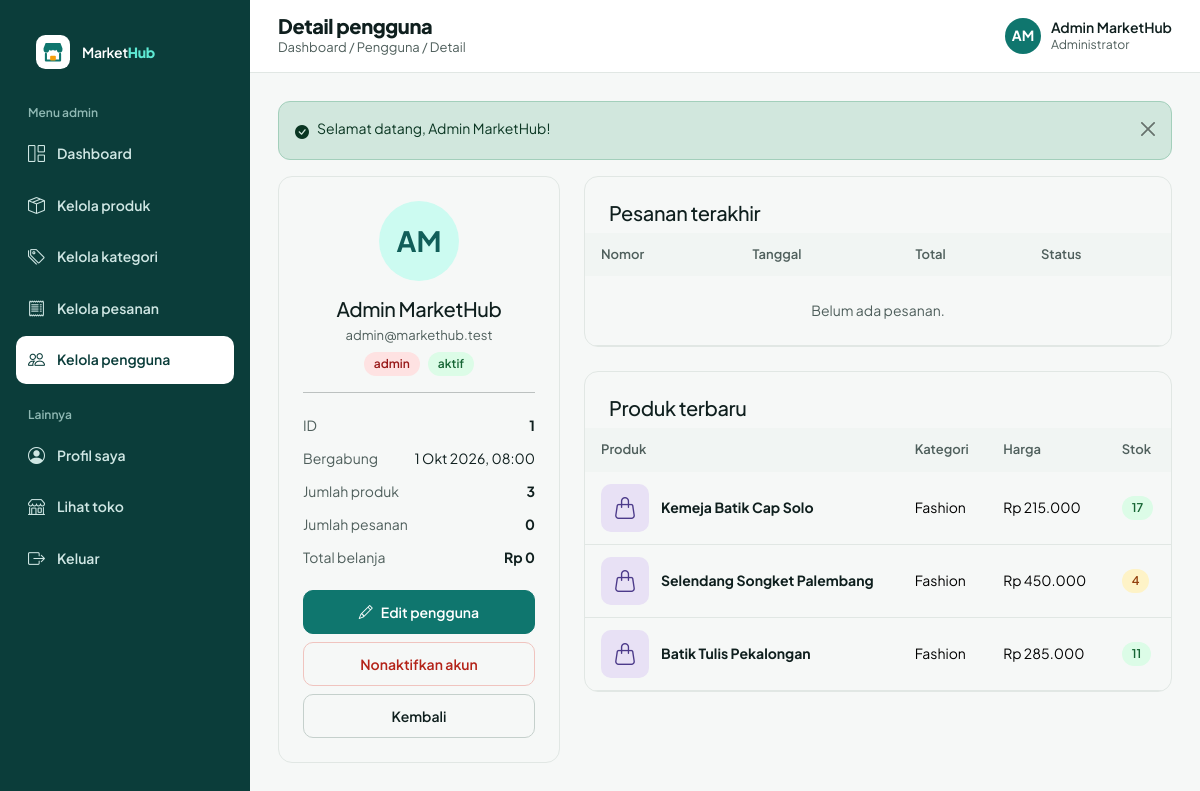
The page /admin/users/detail.php?id=2 (signed in) on the database its author committed.
### tables this page shows
CREATE TABLE users (
  id         INT UNSIGNED NOT NULL AUTO_INCREMENT,
  nama       VARCHAR(100) NOT NULL,
  email      VARCHAR(150) NOT NULL,
  password   VARCHAR(255) NOT NULL,
  role       ENUM('admin','penjual','pembeli') NOT NULL DEFAULT 'pembeli',
  status     ENUM('aktif','nonaktif') NOT NULL DEFAULT 'aktif',  
  created_at TIMESTAMP NOT NULL DEFAULT CURRENT_TIMESTAMP,
  PRIMARY KEY (id),
  UNIQUE KEY uq_users_email (email)
);

CREATE TABLE produk (
  id          INT UNSIGNED NOT NULL AUTO_INCREMENT,
  kategori_id INT UNSIGNED NOT NULL,
  penjual_id  INT UNSIGNED NOT NULL,
  nama_produk VARCHAR(150) NOT NULL,
  deskripsi   TEXT NOT NULL,
  harga       DECIMAL(12,0) NOT NULL,
  stok        INT NOT NULL DEFAULT 0,
  gambar      VARCHAR(255) DEFAULT NULL,
  created_at  TIMESTAMP NOT NULL DEFAULT CURRENT_TIMESTAMP,
  updated_at  TIMESTAMP NOT NULL DEFAULT CURRENT_TIMESTAMP ON UPDATE CURRENT_TIMESTAMP,
  PRIMARY KEY (id),
  KEY idx_produk_kategori (kategori_id),
  KEY idx_produk_penjual (penjual_id),
  CONSTRAINT fk_produk_kategori FOREIGN KEY (kategori_id) REFERENCES kategori (id) ON DELETE RESTRICT ON UPDATE CASCADE,
  CONSTRAINT fk_produk_penjual  FOREIGN KEY (penjual_id)  REFERENCES users (id)    ON DELETE RESTRICT ON UPDATE CASCADE,
  CONSTRAINT chk_produk_stok  CHECK (stok >= 0),
  CONSTRAINT chk_produk_harga CHECK (harga >= 0)
);

CREATE TABLE kategori (
  id            INT UNSIGNED NOT NULL AUTO_INCREMENT,
  nama_kategori VARCHAR(100) NOT NULL,
  slug          VARCHAR(120) NOT NULL,
  PRIMARY KEY (id),
  UNIQUE KEY uq_kategori_slug (slug)
);

### auth/session.php (called while the page is built, shortened)
<?php
function current_user()
{
    static $user = false;
    if ($user !== false) {
        return $user;
    }
    $user = null;
    if (!empty($_SESSION['uid'])) {
        $row = db_row('SELECT id, nama, email, role, status, created_at FROM users WHERE id = ?', [(int) $_SESSION['uid']]);
        if ($row && $row['status'] === 'aktif') {
            $row['id'] = (int) $row['id'];
            $user = $row;
        } else {
            unset($_SESSION['uid']);
        }
    }
    return $user;
}

### auth/check-role.php (called while the page is built, shortened)
<?php
function require_login()
{
    $user = current_user();
    if ($user) {
        return $user;
    }
}
function require_role($roles = null)
{
    $user = require_login();
    return $user;
}

### includes/auth-check.php (called while the page is built)
<?php
$authUser = require_role($requiredRoles ?? null);

### admin/users/detail.php (the view, shortened to what this page needs)
<?php
$requiredRoles = ['admin'];
require __DIR__ . '/../../includes/auth-check.php';
$id = (int) get('id');
$jmlProduk = (int) db_val('SELECT COUNT(*) FROM produk WHERE penjual_id = ?', [$id]);
$jmlPesanan = (int) db_val('SELECT COUNT(*) FROM pesanan WHERE user_id = ?', [$id]);
$belanja = (int) db_val("SELECT COALESCE(SUM(total_harga), 0) FROM pesanan WHERE user_id = ? AND status_pesanan <> 'dibatalkan'", [$id]);
$pesanan = db_all('SELECT * FROM pesanan WHERE user_id = ? ORDER BY tanggal_pesanan DESC, id DESC LIMIT 5', [$id]);
$produk = db_all('SELECT p.*, k.nama_kategori FROM produk p JOIN kategori k ON k.id = p.kategori_id WHERE p.penjual_id = ? ORDER BY p.id DESC LIMIT 5', [$id]);
$self = $id === $authUser['id'];
$topTitle = 'Detail pengguna';
$topCrumb = 'Dashboard / Pengguna / Detail';
require __DIR__ . '/../../includes/header.php';
?>
<div class="row g-4">
  <div class="col-lg-4">
    <div class="card card-pad text-center">
      <span class="mh-av mx-auto" style="width:80px;height:80px;font-size:28px"><?= e(initials($u['nama'])) ?></span>
      <h2 class="h5 mt-3 mb-1"><?= e($u['nama']) ?></h2>
      <div class="text-muted small"><?= e($u['email']) ?></div>
      <div class="mt-2 d-flex gap-2 justify-content-center"><span class="st st-<?= e($u['role']) ?>"><?= e($u['role']) ?></span><span class="st st-<?= e($u['status']) ?>"><?= e($u['status']) ?></span></div>
      <hr>
      <div class="mh-sum"><span class="text-muted">ID</span><b><?= (int) $u['id'] ?></b></div>
      <div class="mh-sum"><span class="text-muted">Bergabung</span><span><?= e(tgl($u['created_at'], true)) ?></span></div>
      <?php if ($u['role'] === 'penjual' || $u['role'] === 'admin'): ?><div class="mh-sum"><span class="text-muted">Jumlah produk</span><b><?= $jmlProduk ?></b></div><?php endif; ?>
      <div class="mh-sum"><span class="text-muted">Jumlah pesanan</span><b><?= $jmlPesanan ?></b></div>
      <div class="mh-sum"><span class="text-muted">Total belanja</span><b><?= rupiah($belanja) ?></b></div>
      <div class="d-grid gap-2 mt-3">
        <a class="btn btn-primary" href="<?= e(url('admin/users/edit.php?id=' . $id)) ?>"><i class="bi bi-pencil"></i>Edit pengguna</a>
        <?php if (!$self): ?>
        <form method="post" action="<?= e(url('admin/users/status.php')) ?>" data-confirm="Ubah status akun ini?">
          <button class="btn <?= $u['status'] === 'aktif' ? 'btn-outline-danger' : 'btn-outline-primary' ?> w-100" type="submit"><?= $u['status'] === 'aktif' ? 'Nonaktifkan akun' : 'Aktifkan akun' ?></button>
        </form>
        <?php endif; ?>
        <a class="btn btn-outline-secondary" href="<?= e(url('admin/users/index.php')) ?>">Kembali</a>
      </div>
    </div>
  </div>
  <div class="col-lg-8">
    <div class="card overflow-hidden">
      <div class="px-4 pt-4 pb-2"><h2 class="h5 mb-0">Pesanan terakhir</h2></div>
      <div class="table-responsive"><table class="table mh-table">
        <thead><tr><th>Nomor</th><th>Tanggal</th><th>Total</th><th>Status</th></tr></thead><tbody>
        <?php if (!$pesanan): ?><tr><td colspan="4" class="text-center text-muted py-4">Belum ada pesanan.</td></tr><?php endif; ?>
      </tbody></table></div>
    </div>
    <?php if ($produk): ?>
    <div class="card overflow-hidden mt-4">
      <div class="px-4 pt-4 pb-2"><h2 class="h5 mb-0">Produk terbaru</h2></div>
      <div class="table-responsive"><table class="table mh-table">
        <thead><tr><th>Produk</th><th>Kategori</th><th>Harga</th><th>Stok</th></tr></thead><tbody>
        <?php foreach ($produk as $p): ?><tr><td><div class="thumb-box"><?= produk_img($p, 'img-thumb') ?><a class="fw-bold text-body" href="<?= e(url('admin/produk/detail.php?id=' . (int) $p['id'])) ?>"><?= e($p['nama_produk']) ?></a></div></td><td><?= e($p['nama_kategori']) ?></td><td><?= rupiah($p['harga']) ?></td><td><?= stok_badge($p['stok']) ?></td></tr><?php endforeach; ?>
      </tbody></table></div>
    </div>
    <?php endif; ?>
  </div>
</div>
<?php require __DIR__ . '/../../includes/footer.php'; ?>

### includes/functions.php (shortened to what this page needs)
<?php
function db_stmt($sql, array $params = [])
{
    global $conn;
    $st = $conn->prepare($sql);
    if ($params) {
        $types = '';
        foreach ($params as $p) {
            $types .= is_int($p) ? 'i' : (is_float($p) ? 'd' : 's');
        }
        $st->bind_param($types, ...$params);
    }
    $st->execute();
    return $st;
}
function db_all($sql, array $params = [])
{
    $st = db_stmt($sql, $params);
    $rows = $st->get_result()->fetch_all(MYSQLI_ASSOC);
    return $rows;
}
function db_row($sql, array $params = [])
{
    $rows = db_all($sql, $params);
    return $rows[0] ?? null;
}
function db_val($sql, array $params = [])
{
    $row = db_row($sql, $params);
    return $row ? reset($row) : null;
}
function e($v)
{
    return htmlspecialchars((string) $v, ENT_QUOTES, 'UTF-8');
}
function url($path = '')
{
    return BASE_URL . '/' . ltrim($path, '/');
}
function get($key, $default = '')
{
    $v = $_GET[$key] ?? $default;
    return is_string($v) ? trim($v) : $default;
}
function rupiah($n)
{
    return 'Rp ' . number_format((float) $n, 0, ',', '.');
}
function tgl($d, $withTime = false)
{
    $bln = ['', 'Jan', 'Feb', 'Mar', 'Apr', 'Mei', 'Jun', 'Jul', 'Agu', 'Sep', 'Okt', 'Nov', 'Des'];
    $t = strtotime($d);
    return date('j', $t) . ' ' . $bln[(int) date('n', $t)] . ' ' . date('Y', $t) . ($withTime ? ', ' . date('H:i', $t) : '');
}
function role_label($r)
{
    return ['admin' => 'Administrator', 'penjual' => 'Penjual', 'pembeli' => 'Pembeli'][$r] ?? $r;
}
function initials($name)
{
    $parts = preg_split('/\s+/', trim((string) $name));
    $i = strtoupper(substr($parts[0] ?? '', 0, 1) . substr($parts[1] ?? '', 0, 1));
    return $i !== '' ? $i : 'U';
}
function logo_svg($size = 36, $inverse = false)
{
    $bg = $inverse ? '#FFFFFF' : '#0F766E';
    $fg = $inverse ? '#0F766E' : '#FFFFFF';
    return '<svg width="' . $size . '" height="' . $size . '" viewBox="0 0 36 36" aria-hidden="true"><rect width="36" height="36" rx="10" fill="' . $bg . '"/>'
        . '<path d="M8 14l2.2-5.5h15.6L28 14v1.5a3 3 0 01-6 0 3 3 0 01-4 0 3 3 0 01-4 0 3 3 0 01-6 0z" fill="' . $fg . '"/>'
        . '<path d="M10.5 20v7h15v-7" stroke="' . $fg . '" stroke-width="2.2" fill="none" stroke-linecap="round" stroke-linejoin="round"/>'
        . '<rect x="15" y="22" width="6" height="5" rx="1" fill="#F59E0B"/></svg>';
}
function kategori_style($kategoriId)
{
    $set = [
        ['#E8E1F5', '#4C3A8A', 'bi-handbag'],
        ['#FBE9C8', '#7A4A06', 'bi-cup-hot'],
        ['#D9F2EE', '#115E59', 'bi-basket2'],
        ['#FADBD2', '#8A2F17', 'bi-house-heart'],
        ['#DDEBD0', '#2F5A14', 'bi-flower1'],
        ['#E2E8F0', '#334155', 'bi-gem'],
    ];
    return $set[(((int) $kategoriId) - 1 + count($set) * 10) % count($set)];
}
function produk_img(array $p, $cls = 'img-card')
{
    [$bg, $fg, $icon] = kategori_style($p['kategori_id'] ?? 0);
    $file = $p['gambar'] ?? '';
    if ($file && is_file(UPLOAD_DIR . '/' . basename($file))) {
        $inner = '<img src="' . e(url('uploads/produk/' . basename($file))) . '" alt="' . e($p['nama_produk'] ?? 'Produk') . '" loading="lazy">';
    } else {
        $inner = '<i class="bi ' . $icon . '" aria-hidden="true"></i>';
    }
    return '<span class="mh-img ' . $cls . '" style="background:' . $bg . ';color:' . $fg . '">' . $inner . '</span>';
}
function stok_badge($stok)
{
    $stok = (int) $stok;
    $cls = $stok <= 0 ? 'st-dibatalkan' : ($stok <= 5 ? 'st-pending' : 'st-selesai');
    return '<span class="st ' . $cls . '">' . ($stok <= 0 ? 'Habis' : $stok) . '</span>';
}

### includes/topbar.php (shortened to what this page needs)
<?php
$u = current_user();
?>
<div class="mh-tb">
  <div>
    <h1 class="mh-tb-title"><?= e($topTitle ?? 'Dashboard') ?></h1>
    <div class="mh-tb-crumb"><?= e($topCrumb ?? tanggal_panjang()) ?></div>
  </div>
  <div class="ms-auto d-flex align-items-center gap-3">
    <span class="mh-me"><span class="mh-av mh-av-dark"><?= e(initials($u['nama'])) ?></span>
      <span class="d-none d-sm-block lh-sm"><?= e($u['nama']) ?><small class="d-block text-muted fw-normal"><?= e(role_label($u['role'])) ?></small></span></span>
  </div>
</div>

### assets/css/style.css (style rules this page uses)
:root { --mh-p:#0F766E;--mh-pd:#115E59;--mh-pl:#CCFBF1;--mh-px:#F0FDFA;--mh-a:#F59E0B;--mh-dark:#0B3D3A; --mh-ink:#0F1F1E;--mh-mut:#4F5F5C;--mh-line:#E1E7E4;--mh-bg:#F6F8F7; --bs-primary:#0F766E;--bs-primary-rgb:15,118,110; --bs-link-color:#0F766E;--bs-link-color-rgb:15,118,110;--bs-link-hover-color:#115E59;--bs-link-hover-color-rgb:17,94,89; --bs-body-font-family:'Plus Jakarta Sans',system-ui,-apple-system,'Segoe UI',sans-serif; --bs-body-color:#0F1F1E;--bs-body-color-rgb:15,31,30;--bs-body-bg:#F6F8F7;--bs-body-font-size:.9375rem; --bs-border-color:#E1E7E4;--bs-border-radius:.625rem;--bs-secondary-color:#4F5F5C; }
body { font-family:var(--bs-body-font-family);line-height:1.5;-webkit-font-smoothing:antialiased }
h1,h2,h3,h4,h5 { font-weight:800;letter-spacing:-.02em }
a { text-decoration:none }
.text-muted,.mut { color:var(--mh-mut)!important }
.btn { --bs-btn-border-radius:10px;display:inline-flex;align-items:center;justify-content:center;gap:.5rem;min-height:44px;padding:0 1.25rem;font-weight:600;font-size:14px;white-space:nowrap }
.btn-primary { --bs-btn-bg:#0F766E;--bs-btn-border-color:#0F766E;--bs-btn-hover-bg:#115E59;--bs-btn-hover-border-color:#115E59;--bs-btn-active-bg:#0B3D3A;--bs-btn-active-border-color:#0B3D3A;--bs-btn-disabled-bg:#0F766E;--bs-btn-disabled-border-color:#0F766E }
.btn-outline-secondary { --bs-btn-color:#0F1F1E;--bs-btn-border-color:#C5D0CC;--bs-btn-hover-bg:#F1F5F3;--bs-btn-hover-color:#0F1F1E;--bs-btn-hover-border-color:#AFC4BF;--bs-btn-active-bg:#E4ECE9;--bs-btn-active-color:#0F1F1E;--bs-btn-active-border-color:#AFC4BF }
.btn-outline-danger { --bs-btn-color:#B42318;--bs-btn-border-color:#F0C4BF;--bs-btn-hover-bg:#B42318;--bs-btn-hover-border-color:#B42318 }
.card { --bs-card-border-radius:14px;--bs-card-border-color:var(--mh-line);--bs-card-inner-border-radius:13px;border-radius:14px }
.card-pad { padding:24px }
.st { display:inline-block;padding:3px 10px;border-radius:999px;font-size:12px;font-weight:600;white-space:nowrap }
.st-pending { background:#FEF3C7;color:#92400E }
.st-selesai { background:#DCFCE7;color:#166534 }
.st-aktif { background:#DCFCE7;color:#166534 }
.st-admin { background:#FEE2E2;color:#991B1B }
.mh-table { --bs-table-bg:transparent;font-size:14px;margin:0 }
.mh-table th { background:#F1F5F3;color:var(--mh-mut);font-size:13px;font-weight:600;padding:12px 16px;white-space:nowrap;border:0 }
.mh-table td { padding:12px 16px;vertical-align:middle;border-color:var(--mh-line) }
.thumb-box { display:inline-flex;gap:12px;align-items:center }
.mh-img { display:flex;align-items:center;justify-content:center;overflow:hidden;position:relative;flex:none }
.mh-img .bi { font-size:56px;line-height:1 }
.img-thumb { width:48px;height:48px;border-radius:10px }
.img-thumb .bi { font-size:22px }
.mh-me { display:flex;align-items:center;gap:10px;font-weight:600;font-size:14px;color:var(--mh-ink) }
.mh-av { width:36px;height:36px;border-radius:50%;background:var(--mh-pl);color:var(--mh-pd);display:flex;align-items:center;justify-content:center;font-weight:700;font-size:14px;flex:none }
.mh-av-dark { background:var(--mh-p);color:#fff }
.mh-sum { display:flex;justify-content:space-between;gap:12px;padding:6px 0;font-size:14px }
.mh-tb { background:#fff;border-bottom:1px solid var(--mh-line);display:flex;align-items:center;gap:16px;padding:14px 28px;position:sticky;top:0;z-index:1010 }
.mh-tb-title { font-size:20px;margin:0 }
.mh-tb-crumb { font-size:13px;color:var(--mh-mut) }

### rows shown on the page
users: nama "AM", nama "Admin MarketHub", role "Administrator", email "admin@markethub.test", role "admin", status "aktif", id "1", created_at "1 Okt 2026, 08:00"
produk: nama_produk "Kemeja Batik Cap Solo", kategori.nama_kategori "Fashion", harga "Rp 215.000", stok "17"
produk: nama_produk "Selendang Songket Palembang", kategori.nama_kategori "Fashion", harga "Rp 450.000", stok "4"
produk: nama_produk "Batik Tulis Pekalongan", kategori.nama_kategori "Fashion", harga "Rp 285.000", stok "11"

### other values the page prints
$label "Dashboard"
$label "Kelola produk"
$label "Kelola kategori"
$label "Kelola pesanan"
$label "Kelola pengguna"
$topTitle "Detail pengguna"
$topCrumb "Dashboard / Pengguna / Detail"
$fl['msg'] "Selamat datang, Admin MarketHub!"
$jmlProduk "3"
$jmlPesanan "0"
rupiah($belanja) "Rp 0"
